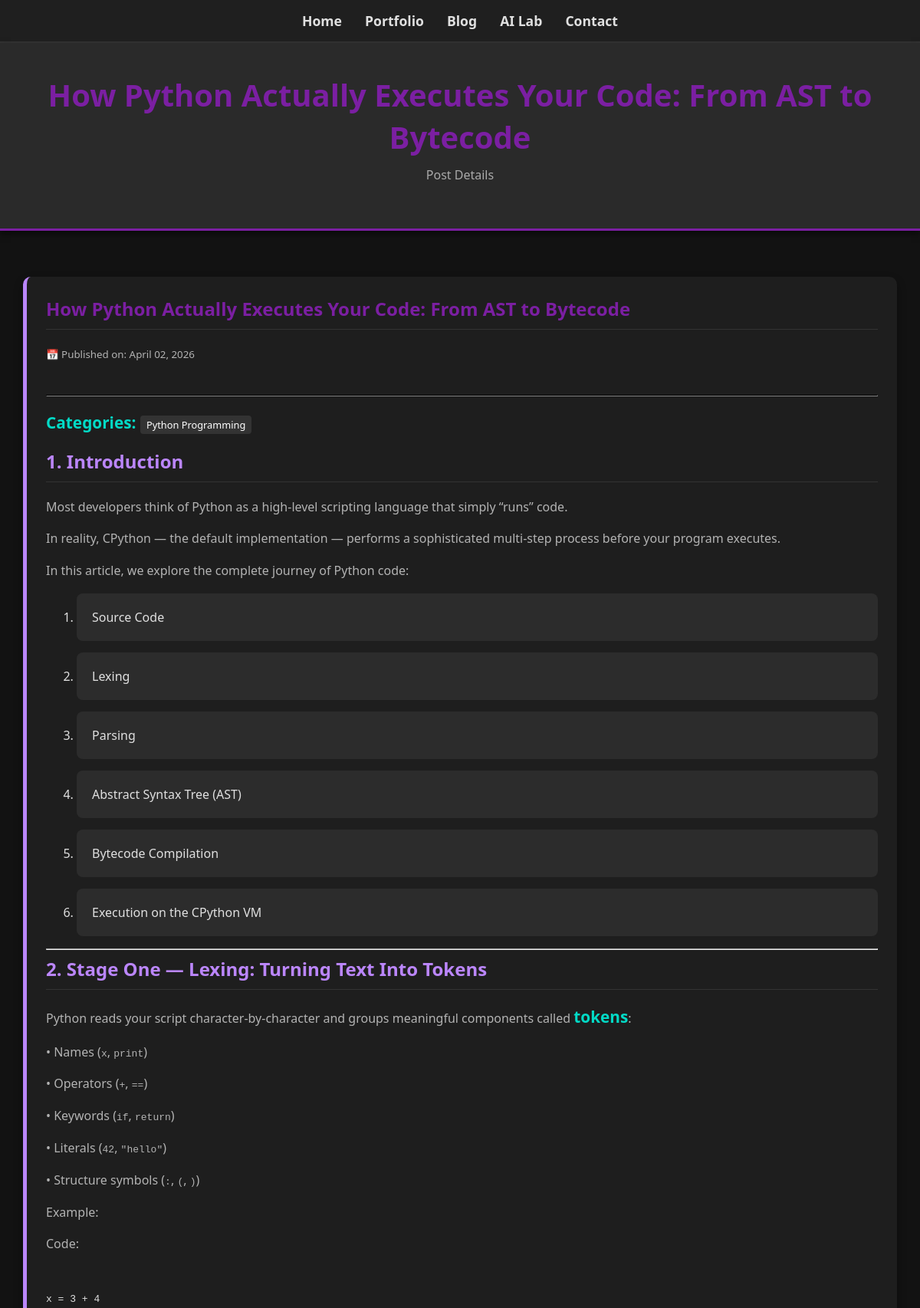
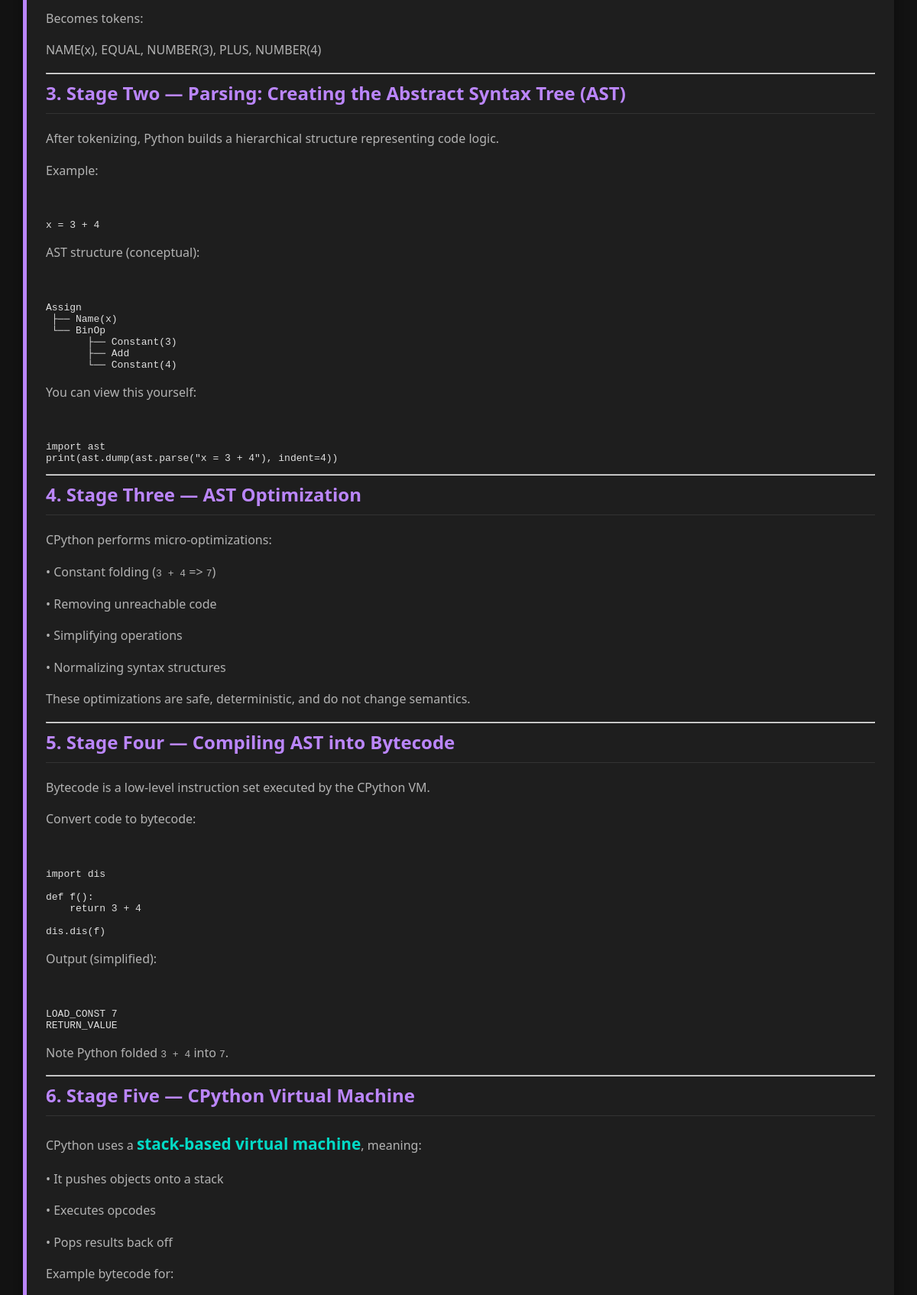
Page /blog/1/ (upper part) on the committed database (2 pictures, top to bottom).
### blog/models.py (models this page shows, shortened)
class Post(models.Model):
    title = models.CharField(max_length=200)
    content =  HTMLField()
    created_on = models.DateTimeField(auto_now_add=True)
    image = models.ImageField(upload_to='blog_images/', blank=True, null=True)
    categories = models.ManyToManyField(Category, blank=True)
    tags = TaggableManager()
    published_date = models.DateTimeField(default=timezone.now)
    class Meta:
        ordering = ['-created_on']

class Category(models.Model):
    name = models.CharField(max_length=100)
    class Meta:
        verbose_name_plural = "Categories"

### blog/views.py (the view)
# urls.py: path('blog/<int:post_id>/', blog_views.post_detail, name='post_detail'),
def post_detail(request, post_id):
    post = get_object_or_404(Post, id=post_id)
    comments = post.comments.filter(active=True, parent__isnull=True)
    tags = Tag.objects.all()
    new_comment = None
    if request.method == 'POST':
        comment_form = CommentForm(data=request.POST)
        if comment_form.is_valid():
            new_comment = comment_form.save(commit=False)
            new_comment.post = post
            parent_id = request.POST.get('parent_id')
            if parent_id:
                parent_comment = Comment.objects.get(id=parent_id)
                new_comment.parent = parent_comment
            new_comment.save()
            return redirect('post_detail', post_id=post.id)
    else:
        comment_form = CommentForm()
    context = {
        'post': post,
        'comments': comments,
        'new_comment': new_comment,
        'comment_form': comment_form,
        'tags': tags
    }
    return render(request, 'blog/post_detail.html', context)

### templates/blog/post_detail.html (shortened to what this page needs)
{% extends 'base.html' %}
{% load static %}
{% block header_section %}
    {% include 'components/header.html' with title=post.title subtitle="Post Details" title_color="#7B1FA2FF" border_bottom_color="3px solid #7B1FA2FF" %}
{% endblock %}
{% block content %}
<div class="container">
    <div class="section-card">
        <h2 style="color: #7b1fa2;">{{ post.title }}</h2>
        <small>📅 Published on: {{ post.created_on|date:"F d, Y" }}</small>
        <br><br>
        <hr style="border-color: #333; margin: 20px 0;">
        {% if post.categories.all %}
            <div class="post-categories" style="margin-bottom: 20px;">
                <strong>Categories: </strong>
                {% for category in post.categories.all %}
                    <a href="{% url 'category_posts' category.name %}" style="background-color: #333; color: #fff; padding: 3px 8px; border-radius: 4px; font-size: 0.8em; margin-right: 5px; text-decoration: none;">
                        {{ category.name }}
                    </a>
                {% endfor %}
            </div>
        {% endif %}
        <p style="color: #e0e0e0; font-size: 1.1em; line-height: 1.8;">
            {{ post.content|safe }}
        </p>
        <br>
        <br>
    </div>
</div>
{% endblock %}

### templates/components/header.html
<header  style="text-align: center; padding: 40px 20px;
 background-color: #2a2a2a; margin-bottom: 30px; border-bottom: {{border_bottom_color|default:'3px solid #00ffcc'}};">
    <h1 style="color: {{ title_color|default:'#00ffcc' }};">{{ title|default:"My Personal Workspace" }}</h1>
    <p style="color: #aaa; margin-top: 10px;">{{ subtitle|default:"Welcome to my website" }}</p>
</header>

### static/css/style.css (style rules this page uses)
body { font-family: 'Segoe UI', Tahoma, Geneva, Verdana, sans-serif; background-color: #121212; color: #e0e0e0; margin: 0; padding: 0; }
header { background-color: #1f1f1f; padding: 20px; text-align: center; border-bottom: 3px solid #00ffcc; box-shadow: 0 4px 8px rgba(0,0,0,0.5); }
header h1 { margin: 0; color: #00ffcc; font-size: 2.5em; }
.container { display: flex; flex-direction: column; gap: 30px; padding: 30px; max-width: 1200px; margin: 0 auto; }
.section-card { background-color: #1e1e1e; padding: 25px; border-radius: 10px; box-shadow: 0 6px 12px rgba(0,0,0,0.4); border-left: 5px solid #bb86fc; }
.section-card h2 { margin-top: 0; color: #bb86fc; border-bottom: 1px solid #333; padding-bottom: 10px; }
li { background-color: #2c2c2c; margin-bottom: 15px; padding: 20px; border-radius: 8px; transition: transform 0.3s ease; }
strong { color: #03dac6; font-size: 1.3em; }
p, small { color: #b3b3b3; line-height: 1.6; }

### rows in the picture
Post: title "How Python Actually Executes Your Code: From AST to Bytecode", created_on "April 02, 2026", content "1. Introduction Most developers think of Python as a high-level scripting language that simply “runs” code. In reality, CPython — the default implementation — performs a sophisticated multi‑step process before your program executes. In this article, we explore the complete journey of Python code: Source Code Lexing Parsing Abstract Syntax Tree (AST) Bytecode Compilation Execution on the CPython VM 2. Stage One — Lexing: Turning Text Into Tokens Python reads your script character‑by‑character and groups meaningful components called tokens : • Names ( x , print ) • Operators ( + , == ) • Keywords ( if , return ) • Literals ( 42 , \"hello\" ) • Structure symbols ( : , ( , ) ) Example: Code: x =…"
Category: name "Python Programming"

### other values in the picture
{{ subtitle|default:"Welcome to my website" }} "Post Details"
